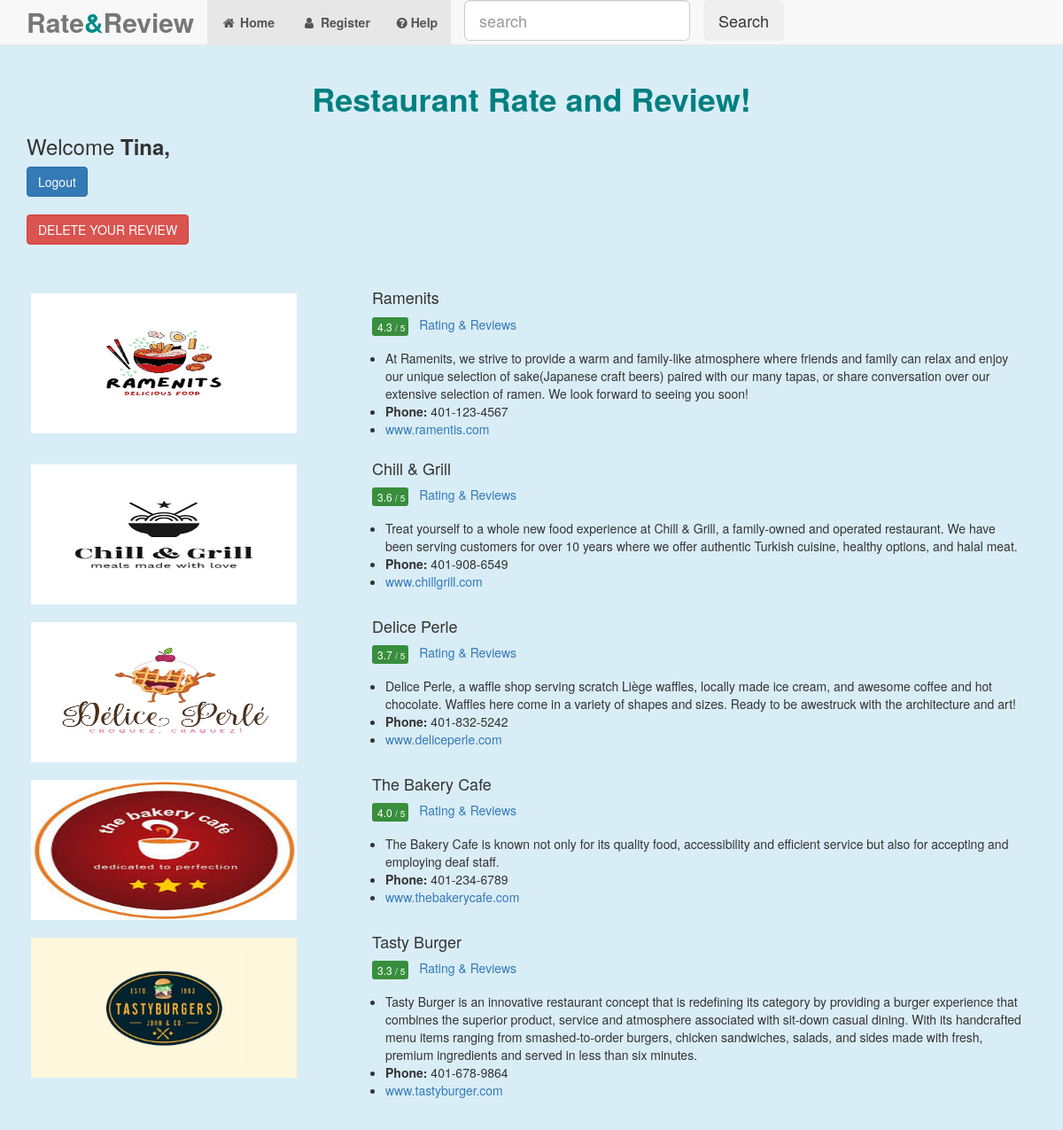
Screenshot of / (signed in) with the database file from the repository.
### tables this page shows
CREATE TABLE `item` (
  `id` int(11) NOT NULL,
  `name` varchar(256) NOT NULL,
  `description` text NOT NULL,
  `price` int(255) NOT NULL,
  `image` varchar(255) NOT NULL,
  `created` timestamp NOT NULL DEFAULT current_timestamp(),
  `modified` timestamp NOT NULL DEFAULT current_timestamp()
);

### class/Rating.php (called while the page is built, shortened)
<?php
class Rating{
	private $host = 'localhost';
    private $user = 'root';
    private $password = "";
    private $database = "rating_system";
	private $itemUsersTable = 'item_users';
	private $itemTable = 'item';
    private $itemRatingTable = 'item_rating';
	private $dbConnect = false;
    public function __construct(){
        if(!$this->dbConnect){
            $conn = new mysqli($this->host, $this->user, $this->password, $this->database);
            if($conn->connect_error){
                die("Error failed to connect to MySQL: " . $conn->connect_error);
            }else{
                $this->dbConnect = $conn;
            }
        }
    }
	private function getData($sqlQuery) {
		$result = mysqli_query($this->dbConnect, $sqlQuery);
		$data = array();
		while ($row = mysqli_fetch_array($result)) {
			$data[] = $row;
		}
		return $data;
	}
	public function getItemList(){
		$sqlQuery = "
			SELECT * FROM ".$this->itemTable;
		return  $this->getData($sqlQuery);
	}
	public function getItemRating($itemId){
		$sqlQuery = "
			SELECT r.ratingId, r.itemId, r.userId, u.username, u.avatar, r.ratingNumber, r.title, r.comments, r.created, r.modified
			FROM ".$this->itemRatingTable." as r
			LEFT JOIN ".$this->itemUsersTable." as u ON (r.userid = u.userid)
			WHERE r.itemId = '".$itemId."'";
		return  $this->getData($sqlQuery);
	}
	public function getRatingAverage($itemId){
		$itemRating = $this->getItemRating($itemId);
		$ratingNumber = 0;
		$count = 0;
		foreach($itemRating as $itemRatingDetails){
			$ratingNumber+= $itemRatingDetails['ratingNumber'];
			$count += 1;
		}
		$average = 0;
		if($ratingNumber && $count) {
			$average = $ratingNumber/$count;
		}
		return $average;
	}
}
?>

### index.php (the view, shortened to what this page needs)
<?php
include('inc/header.php');
?>
<link rel = "stylesheet" href="css/style.css">
<?php include('inc/container.php');?>
	<div class = "container">
		<center>
		<h1><b style="color:teal;text-align:center">Restaurant Rate and Review!</b></h1>
		</center>
		<?php
		include 'inc/menu.php';
		include 'class/Rating.php';
		$rating = new Rating();
		$itemList = $rating->getItemList();
		foreach($itemList as $item){
			$average = $rating->getRatingAverage($item["id"]);
		?>
		<div class="row">
			<div class = "col-sm-4" >
				<img class = "product_image" src="image/<?php echo $item["image"]; ?>" style="width:300px;height:168px;padding-top:10px;margin:5px;">
			</div>
			<div class = "col-sm-8">
			<h4 style = "margin-top:10px;"><?php echo $item["name"]; ?></h4>
			<div><span class = "average"><?php printf('%.1f', $average); ?> <small>/ 5</small></span> <span class="rating-reviews"><a href="show_rating.php?item_id=<?php echo $item["id"]; ?>">Rating & Reviews</a></span></div>
			<?php echo $item["description"]; ?>
			</div>
		</div>
		<?php
			}
			?>
	</div>
<?php include('inc/footer.php');?>

### css/style.css (style rules this page uses)
.average { background-color:#388e3c; line-height: normal; display: inline-block; color: #fff; padding: 2px 4px 2px 6px; border-radius: 3px; font-weight: 500; font-size: 12px; vertical-align: middle; }
.rating-reviews { padding-left: 8px; font-weight: 500; color: #878787; }

### inc/header.php (style rules this page uses)
body { background: lightblue; margin: 0; }

### rows the page displays
item: image (picture), name "Ramenits", average "4.3", description "At Ramenits, we strive to provide a warm and family-like atmosphere where friends and family can relax and enjoy our unique selection of sake(Japanese craft beers) paired with our many tapas, or share conversation over our extensive selection of ramen. We look forward to seeing you soon! Phone: 401-123-4567 www.ramentis.com"
item: image (picture), name "Chill & Grill", average "3.6", description "Treat yourself to a whole new food experience at Chill & Grill, a family-owned and operated restaurant. We have been serving customers for over 10 years where we offer authentic Turkish cuisine, healthy options, and halal meat. Phone: 401-908-6549 www.chillgrill.com"
item: image (picture), name "Delice Perle", average "3.7", description "Delice Perle, a waffle shop serving scratch Liège waffles, locally made ice cream, and awesome coffee and hot chocolate. Waffles here come in a variety of shapes and sizes. Ready to be awestruck with the architecture and art! Phone: 401-832-5242 www.deliceperle.com"
item: image (picture), name "The Bakery Cafe", average "4.0", description "The Bakery Cafe is known not only for its quality food, accessibility and efficient service but also for accepting and employing deaf staff. Phone: 401-234-6789 www.thebakerycafe.com"
item: image (picture), name "Tasty Burger", average "3.3", description "Tasty Burger is an innovative restaurant concept that is redefining its category by providing a burger experience that combines the superior product, service and atmosphere associated with sit-down casual dining. With its handcrafted menu items ranging from smashed-to-order burgers, chicken sandwiches, salads, and sides made with fresh, premium ingredients and served in less than six minutes. Phone: 401-678-9864 www.tastyburger.com"

### other values shown
$userName "Tina"
